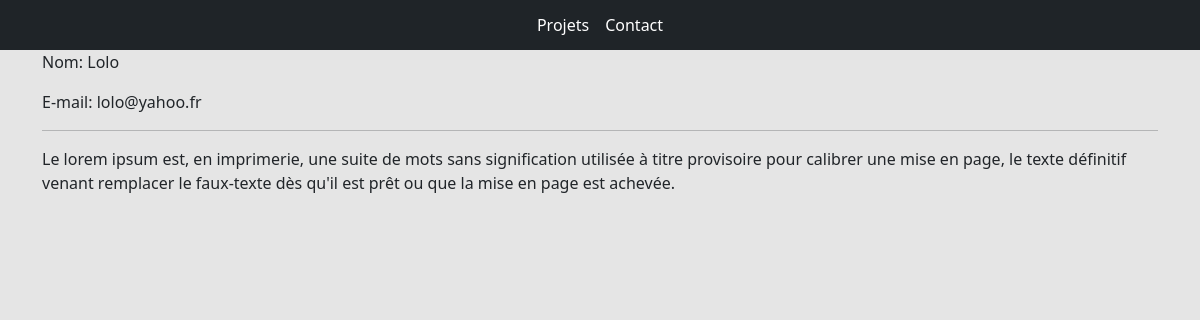
The page /message/1726f93e-dfd4-44b5-95f6-cfaac4cdf571/ on the database its author committed.
### base/models.py (models this page shows, shortened)
class Message(models.Model):
    name = models.CharField(max_length=200, null=True)
    email = models.CharField(max_length=200, null=True)
    subject = models.CharField(max_length=200, null=True)
    body = models.TextField()
    is_read = models.BooleanField(default=False)
    created = models.DateTimeField(auto_now_add=True)
    id = models.UUIDField(
        default=uuid.uuid4, unique=True, primary_key=True, editable=False
    )

### base/views.py (the view)
# urls.py: path("message/<str:pk>/", views.messagePage, name="message"),
def messagePage(request, pk):
    message = Message.objects.get(id=pk)
    message.is_read = True
    message.save()
    context = {"message": message}
    return render(request, "base/message.html", context)

### base/templates/base/message.html
{% extends 'base/main.html' %}
{% load static %}
{% block content %}
<div class="container">
    <p>Nom: {{ message.name }}</p>
    <p>E-mail: {{ message.email }}</p>
    <hr>
    <p>{{ message.body }}</p>
</div>
{% endblock content %}

### static/styles/main.css (style rules this page uses)
body { background-color: #e5e5e5; }

### rows shown on the page
Message: name "Lolo", email "lolo@yahoo.fr", body "Le lorem ipsum est, en imprimerie, une suite de mots sans signification utilisée à titre provisoire pour calibrer une mise en page, le texte définitif venant remplacer le faux-texte dès qu'il est prêt ou que la mise en page est achevée."
